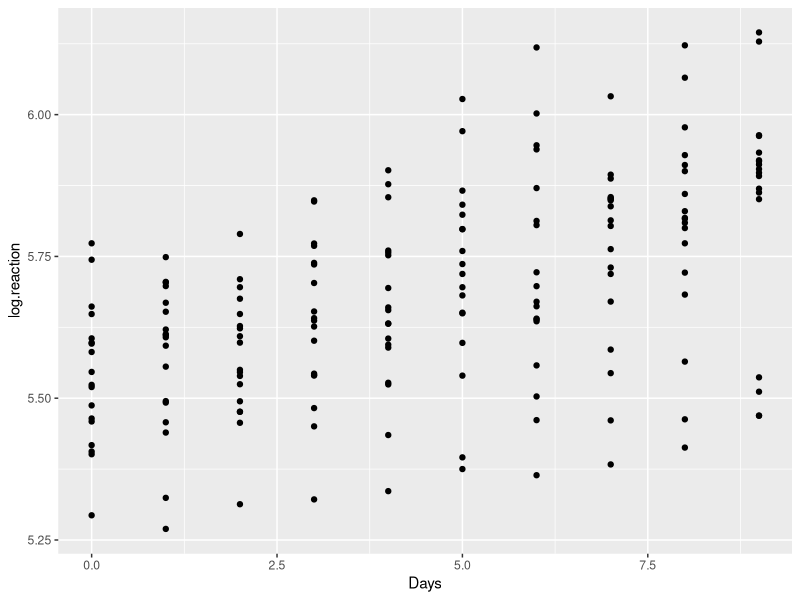
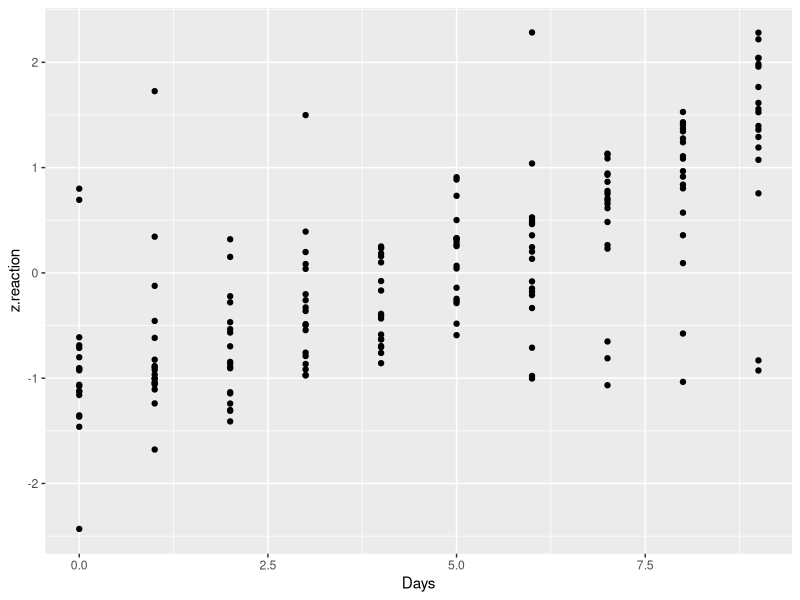
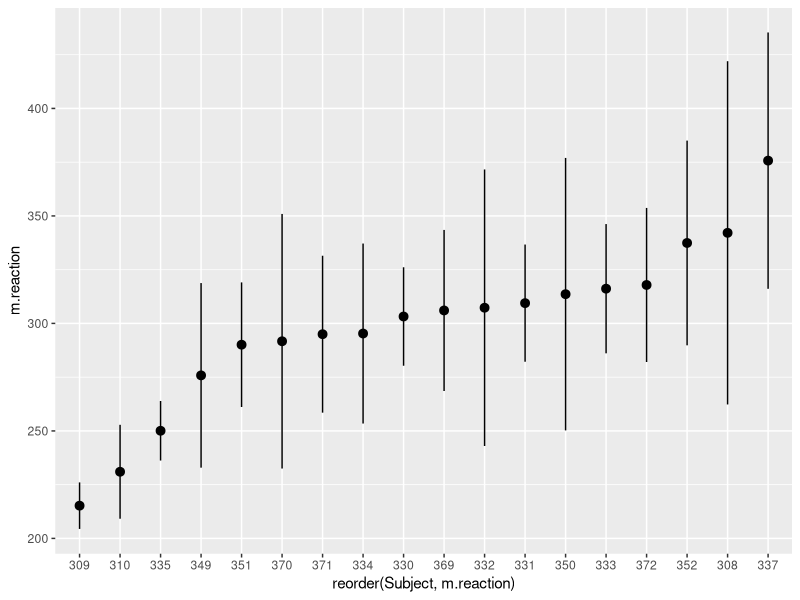
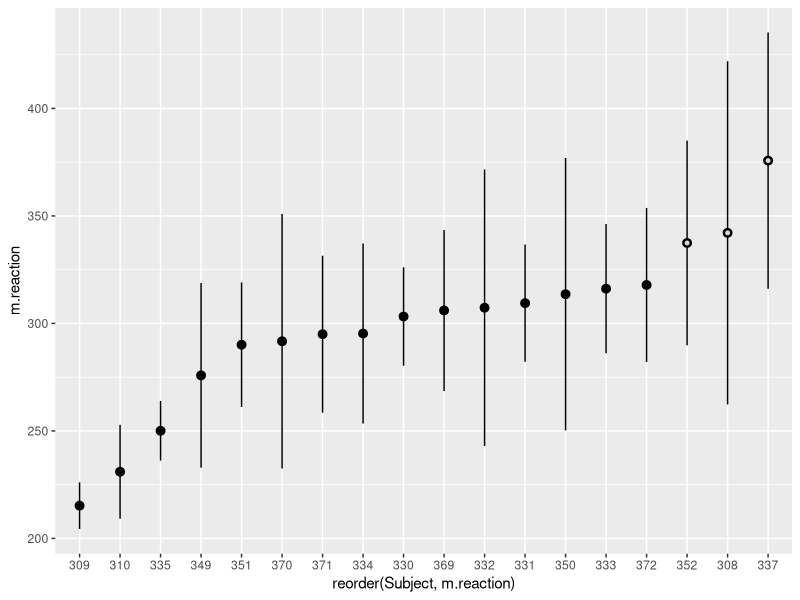
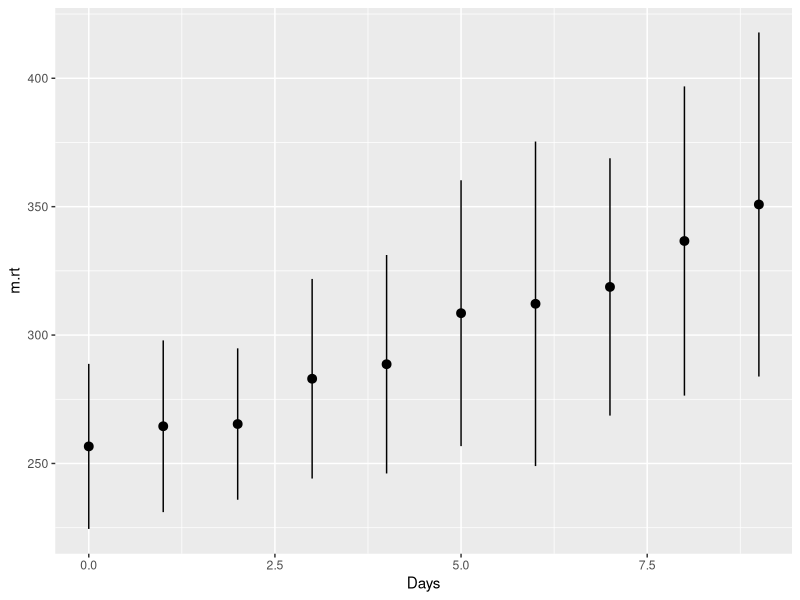

These figures' R source, in order: (Note: this script raises an error after producing the figures.)
## ---- chunk 1
knitr::opts_chunk$set(echo = FALSE)
knitr::opts_chunk$set(cache = TRUE)

library(tidyverse)
library(skimr)
library(broom)
library(lme4) # For sleep data

set.seed(1)
rm(list = ls(all = TRUE))
## ---- chunk 2
sleep.df = sleepstudy

head(sleep.df)

nort.sleep.df = sleep.df %>% select(-Reaction)
head(nort.sleep.df)

## ---- chunk 3

longrt_sleep.df = sleep.df %>% filter(Reaction>450)

head(longrt_sleep.df)

## ---- chunk 4

sleep.df = sleepstudy
sleep.df = sleep.df %>% mutate(log.reaction = log(Reaction))

ggplot(sleep.df, aes(Days, log.reaction)) +
  geom_point()

## ---- chunk 5

sleep.df = sleep.df %>% group_by(Subject) %>% 
  mutate(z.reaction = scale(Reaction))

ggplot(sleep.df, aes(Days, z.reaction)) +
  geom_point()


## ---- chunk 6

s.sleep.df = sleep.df %>% group_by(Subject) %>% 
  summarise(m.reaction = mean(Reaction), sd.reaction = sd(Reaction))

ggplot(s.sleep.df, aes(reorder(Subject, m.reaction), m.reaction)) + 
  geom_pointrange(aes(ymin = m.reaction-sd.reaction, ymax = m.reaction+sd.reaction)) 

## ---- chunk 7

r.s.sleep.df = s.sleep.df %>% filter(m.reaction>325)

ggplot(s.sleep.df, aes(reorder(Subject, m.reaction), m.reaction)) + 
  geom_pointrange(aes(ymin = m.reaction-sd.reaction, ymax = m.reaction+sd.reaction)) +
  geom_point(data = r.s.sleep.df, size = 1, colour = "grey85")

## ---- chunk 8

s.sleep.df = sleep.df %>% group_by(Days) %>% 
  summarise(m.rt = mean(Reaction), sd.rt = sd(Reaction))

ggplot(s.sleep.df, aes(Days, y = m.rt, ymin = m.rt - sd.rt, ymax = m.rt + sd.rt)) +
  geom_pointrange()

## ---- chunk 9

models = sleep.df %>% group_by(Subject) %>% 
  do(fit = lm(Reaction ~ Days, data = ., na.action = na.exclude)) 

s.model = models %>% glance(fit) # Extracts summary of models

ggplot(s.model, aes(reorder(Subject, r.squared), r.squared)) + geom_col() + coord_flip()

## ---- chunk 10

knitr::include_graphics("join-venn.png", dpi = 175)

## ---- chunk 11
a.model.df = models %>% augment(fit) # Extracts summary of models
augmented.sleep.df = left_join(sleep.df, a.model.df, by = c("Subject", "Days", "Reaction"))

ggplot(augmented.sleep.df, aes(Days, Reaction)) +
  geom_point()+
  geom_point(aes(Days, .fitted), shape = 21) +
  facet_grid(.~Subject)
  
## ---- chunk 12

ggplot(augmented.sleep.df, aes(Days, .resid)) +
  geom_point() +
  geom_line(alpha =.6) +
  facet_grid(.~Subject)
  

## ---- chunk 13

models = sleep.df %>% group_by(Subject) %>% 
  do(fit = lm(Reaction ~ Days, data = ., na.action = na.exclude)) 

s.model = models %>% glance(fit) # Extracts summary of models

s.sleep.df = sleep.df %>% group_by(Subject) %>% summarise(m.rt = mean(Reaction))

augmented.s.sleep.df = left_join(s.sleep.df, s.model, by = c("Subject"))

ggplot(augmented.s.sleep.df, aes(m.rt, r.squared))+geom_point()

